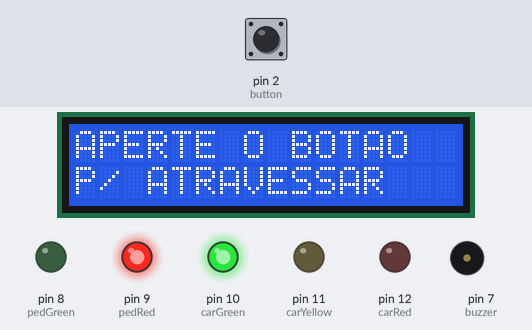
Bench run of a sketch on a simulated Arduino Uno, built with avr-gcc and run on an emulated ATmega328P. Parts: 16×2 character LCD, output pins drawn as LEDs (lit = HIGH), buzzer (waves = sounding). Inputs (shaded band) come from the test bench; at power-on: pin 2 (button) HIGH.

Above: at 1.2 s.
1.3 s: pin 2 (button) pulled LOW for 0.15 s
At 2.7 s:
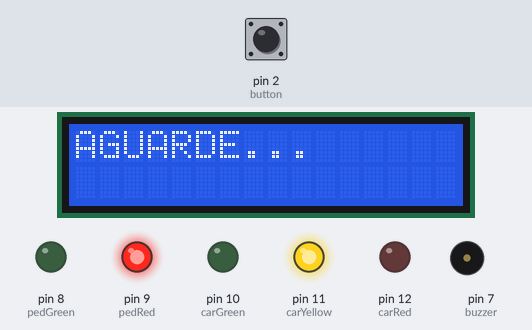
At 15.1 s:
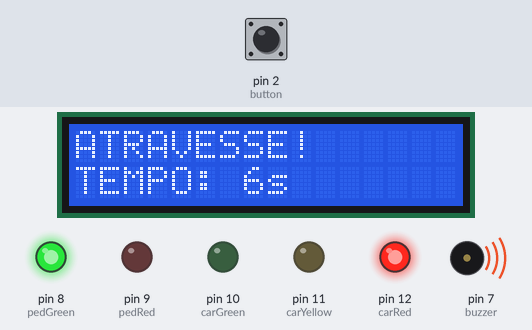
Timing chart, 0 to 23.7 s (numbered marks = the images above; inputs shaded):
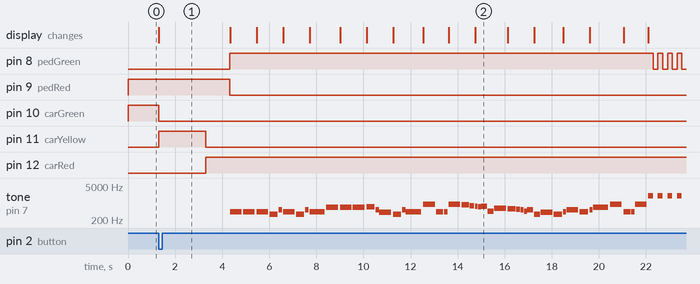

The sketch:

CodigoArduino.ino
```cpp
#include <LiquidCrystal_I2C.h>
#include <Wire.h>

// LCD  (I2C address 0x27, 16 columns, 2 rows)
LiquidCrystal_I2C lcd(0x27, 16, 2);

// ================== anotações ==================
// Luzes do semáforo para os carros
int carRed = 12;
int carYellow = 11;
int carGreen = 10;

// Luzes para os pedestres
int pedRed = 9;
int pedGreen = 8;

// Som e botão
int buzzer = 7;
int button = 2;

// Tempo total de travessia (em segundos)
int crossTime = 15;
unsigned long changeTime;   // armazena a ùltima vez que as luzes mudaram

// ================== Notas da música (Marcha imperial - Star Wars) ==================
// Notas musicais e suas frequências
const int a=440, f=349, cH=523, eH=659, fH=698, gS=415,
          aH=880, gSH=830, gH=784, fSH=740, aS=455,
          dSH=622, dH=587, cSH=554, b=466;

// Melodia completa
int melody[] = {
  a, a, a, f, cH, a, f, cH, a,
  eH, eH, eH, fH, cH, gS, f, cH, a,
  aH, a, a, aH, gSH, gH, fSH, fH, fSH,
  aS, dSH, dH, cSH, cH, b, cH,
  f, gS, f, a, cH, a, cH, eH,
  aH, a, a, aH, gSH, gH, fSH, fH, fSH,
  aS, dSH, dH, cSH, cH, b, cH,
  f, gS, f, cH, a, f, cH, a
};

// Duração (em ms) de cada nota
int durations[] = {
  500, 500, 500, 350, 150, 500, 350, 150, 650,
  500, 500, 500, 350, 150, 500, 350, 150, 650,
  500, 300, 150, 500, 325, 175, 125, 125, 250,
  250, 500, 325, 175, 125, 125, 250,
  250, 500, 350, 125, 500, 375, 125, 650,
  500, 300, 150, 500, 325, 175, 125, 125, 250,
  250, 500, 325, 175, 125, 125, 250,
  250, 500, 375, 125, 500, 375, 125, 650
};

int songLength = sizeof(melody) / sizeof(int); // Número total de notas
int currentNote = 0;                           // Índice da nota atual

// ================== Tocar música ==================
void playStarWarsStep() {
  // Reinicia a música se ela acabar
  if (currentNote >= songLength) currentNote = 0;

  int duration = durations[currentNote];
  tone(buzzer, melody[currentNote], duration);  // Toca a nota

  // Espera a duração da nota e dá uma pequena pausa
  delay(duration * 1.10);
  noTone(buzzer);

  currentNote++;  // Contador que leva até a próxima nota
}

// ================== Configuração ==================
void setup() {
  // Configura pins como saídas ou entradas
  pinMode(carRed, OUTPUT);
  pinMode(carYellow, OUTPUT);
  pinMode(carGreen, OUTPUT);
  pinMode(pedRed, OUTPUT);
  pinMode(pedGreen, OUTPUT);
  pinMode(buzzer, OUTPUT);
  pinMode(button, INPUT_PULLUP);

  // Estado inicial do semáforo
  digitalWrite(carGreen, HIGH);
  digitalWrite(pedRed, HIGH);

  // Inicializa o LCD
  lcd.init();
  lcd.backlight();
  exibirMensagemInicial();

  changeTime = 0; // Ainda sem ciclo anterior
}

// Mostra a mensagem inicial no LCD
void exibirMensagemInicial() {
  lcd.clear();
  lcd.setCursor(0, 0);
  lcd.print("APERTE O BOTAO");
  lcd.setCursor(0, 1);
  lcd.print("P/ ATRAVESSAR");
}

// ================== LOOP ==================
void loop() {
  // Se o botão for apertado e se passarem 5 segundos
  if (digitalRead(button) == LOW && (changeTime == 0 || (millis() - changeTime) > 5000)) {
      changeLights();
  }
}

// ================== Sequência das luzes do semáforo ==================
void changeLights() {
  lcd.clear();
  lcd.print("AGUARDE...");

  // Carros: verde -> amarelo -> vermelho
  digitalWrite(carGreen, LOW);
  digitalWrite(carYellow, HIGH);
  delay(2000);
  digitalWrite(carYellow, LOW);
  digitalWrite(carRed, HIGH);
  delay(1000);

  // pedestres: vermelho -> verde
  digitalWrite(pedRed, LOW);
  digitalWrite(pedGreen, HIGH);

  currentNote = 0; // Toca a música do início

  // loop da travessia de 15 segundos
  for (int t = crossTime; t > 0; t--) {
    lcd.setCursor(0, 0);
    lcd.print("ATRAVESSE!    ");
    lcd.setCursor(0, 1);
    lcd.print("TEMPO: ");
    lcd.print(t);
    lcd.print("s  ");

    unsigned long segundoAtual = millis();
    // Continua tocando a música durante o segundo de intervalo
    while (millis() - segundoAtual < 1000) {
      playStarWarsStep();
    }
  }

  noTone(buzzer); // Para a músics

  // Fase de alerta (PARE)
  for (int i = 0; i< 10; i++) {
    lcd.clear();
    lcd.print("PARE!");
    tone(buzzer, 2000);
    digitalWrite(pedGreen, HIGH);
    delay(200);
    noTone(buzzer);
    digitalWrite(pedGreen, LOW);
    delay(200);
  }

  // Reinicia
  digitalWrite(pedRed, HIGH);
  delay(500);
  digitalWrite(carRed, LOW);
  delay(1000);
  digitalWrite(carGreen, HIGH);

  changeTime = millis();       // Salva o tempo do último ciclo
  exibirMensagemInicial();     // Mostra a mensagem inicial no LCD
}
```

Measured:
- after the input at 1.3 s, pin 8 (pedGreen): LOW → HIGH after 3.0 s, then repeats every 0.41 s: LOW 0.21 s, HIGH 0.20 s; pin 9 (pedRed): HIGH → LOW after 3.0 s; pin 10 (carGreen): HIGH → LOW at once; pin 11 (carYellow): LOW → HIGH at once, → LOW 2.0 s later; pin 12 (carRed): LOW → HIGH after 2.0 s; the display: changes at once (image 1)
